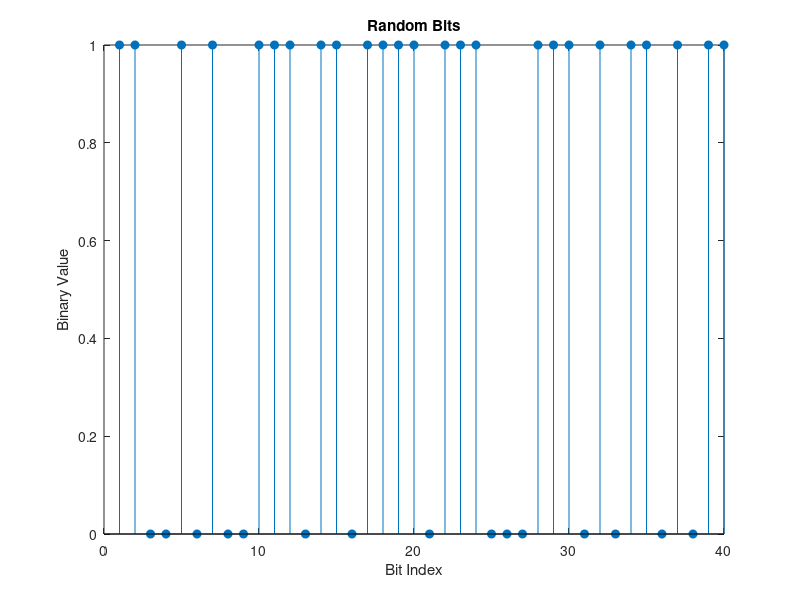
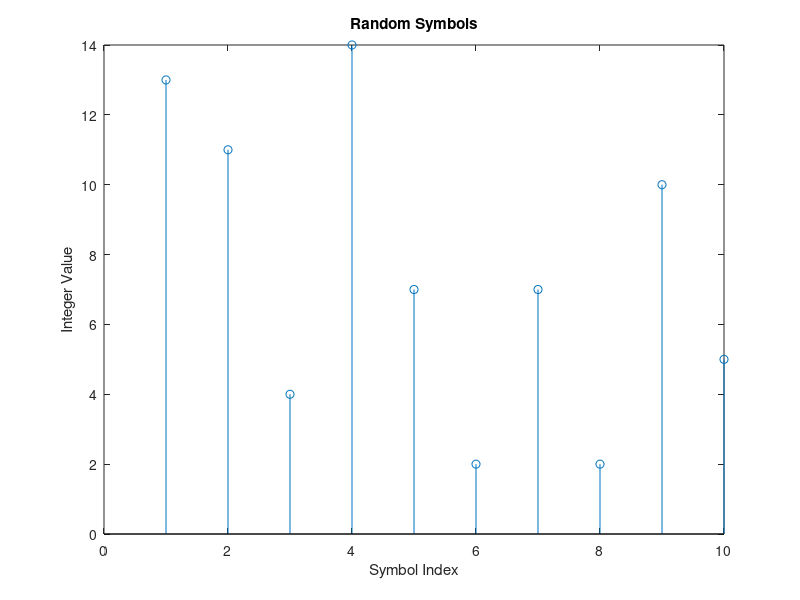
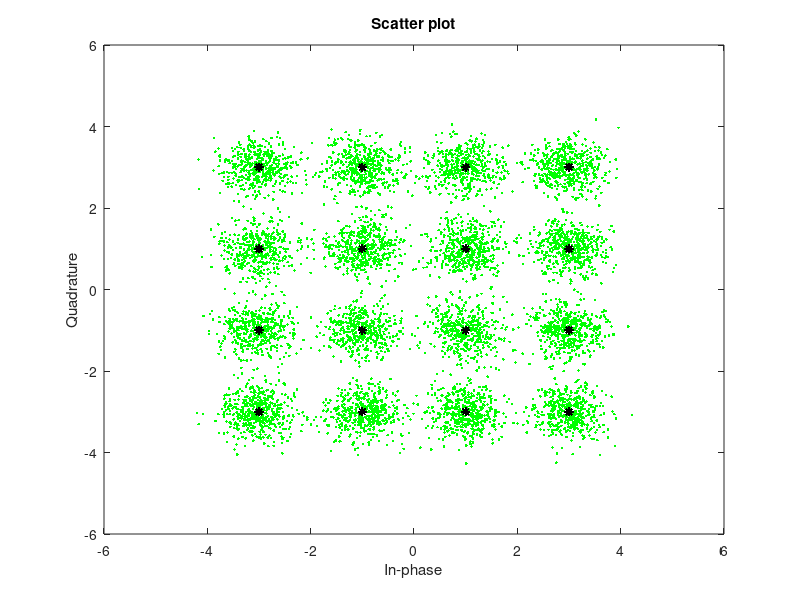
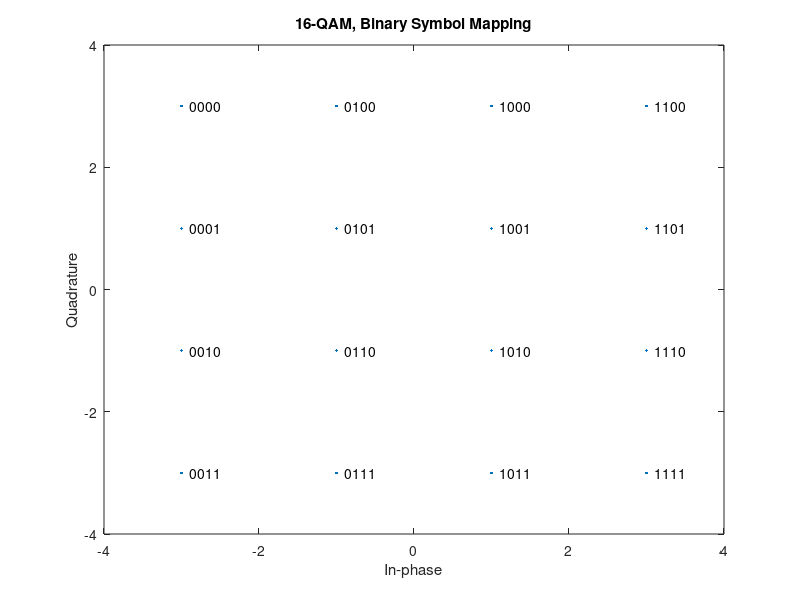

Source code (MATLAB) for these figures, in order: (Note: this script raises an error after producing the figures.)
M = 16;                     % Size of signal constellation
k = log2(M);                % Number of bits per symbol
n = 30000;                  % Number of bits to process
numSamplesPerSymbol = 1;    % Oversampling factor
rng default                 % Use default random number generator
dataIn = randi([0 1],n,1);  % Generate vector of binary data
stem(dataIn(1:40),'filled');
title('Random Bits');
xlabel('Bit Index');
ylabel('Binary Value');
dataInMatrix = reshape(dataIn,length(dataIn)/k,k);   % Reshape data into binary k-tuples, k = log2(M)
dataSymbolsIn = bi2de(dataInMatrix);                 % Convert to integers
% Plot the first 10 symbols in a stem plot.

figure; % Create new figure window.
stem(dataSymbolsIn(1:10));
title('Random Symbols');
xlabel('Symbol Index');
ylabel('Integer Value');
EbNo = 10;
snr = EbNo + 10*log10(k) - 10*log10(numSamplesPerSymbol);
dataMod = qammod(dataSymbolsIn,M,'bin');         % Binary coding, phase offset = 0
dataModG = qammod(dataSymbolsIn,M); % Gray coding, phase offset = 0
receivedSignal = awgn(dataMod,snr,'measured');



receivedSignalG = awgn(dataModG,snr,'measured');
sPlotFig = scatterplot(receivedSignal,1,0,'g.');
hold on
scatterplot(dataMod,1,0,'k*',sPlotFig)
dataSymbolsOut = qamdemod(receivedSignal,M,'bin');
dataSymbolsOutG = qamdemod(receivedSignalG,M);
dataOutMatrix = de2bi(dataSymbolsOut,k);
dataOut = dataOutMatrix(:);                   % Return data in column vector
dataOutMatrixG = de2bi(dataSymbolsOutG,k);
dataOutG = dataOutMatrixG(:);        
[numErrors,ber] = biterr(dataIn,dataOut);
fprintf('\nThe binary coding bit error rate = %5.2e, based on %d errors\n', ...
    ber,numErrors)
[numErrorsG,berG] = biterr(dataIn,dataOutG);
fprintf('\nThe Gray coding bit error rate = %5.2e, based on %d errors\n', ...
    berG,numErrorsG)
M = 16;                         % Modulation order
x = (0:15)';                    % Integer input
y1 = qammod(x,16,'bin');        % 16-QAM output
scatterplot(y1)
text(real(y1)+0.1, imag(y1), dec2bin(x))
title('16-QAM, Binary Symbol Mapping')
axis([-4 4 -4 4])
y2 = qammod(x,16,'gray');  % 16-QAM output, Gray-coded
scatterplot(y2)
text(real(y2)+0.1, imag(y2), dec2bin(x))
title('16-QAM, Gray-coded Symbol Mapping')
axis([-4 4 -4 4])
numSamplesPerSymbol = 4;
shape=ones ( numSamplesPerSymbol , 1 ) ;
TxSignal=upfirdn (dataModG , shape , numSamplesPerSymbol ) ;
Fs=100

pwelch(TxSignal)